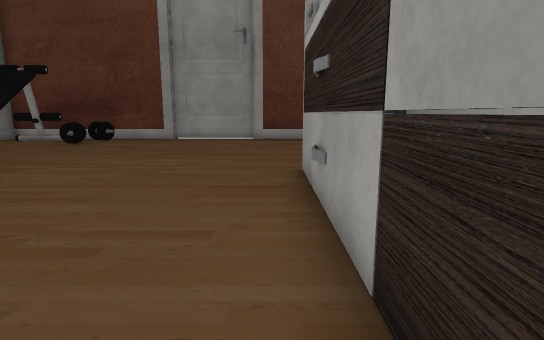
[1] (above)

17 first-person views from a walk through a 3-D level made in the Unity game engine. The camera is 1.3 m above the floor, tilts 10° down and sees 80° across. The floor is counted in squares, 1 m on a side. Each view is taken from the middle of a square. On the plan, view 1 faces up. The plan holds only what a view shows up to about 14 squares ahead; the rest is blank. The player is left out. Some surface patterns are stand-ins.

[2]
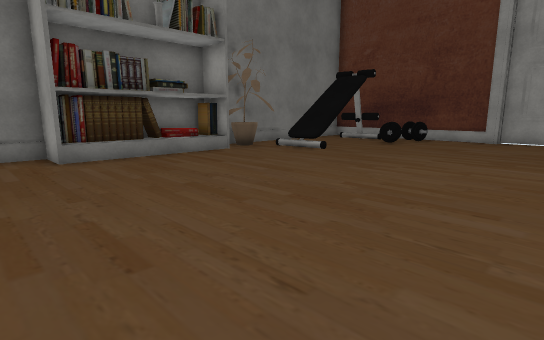

[3]
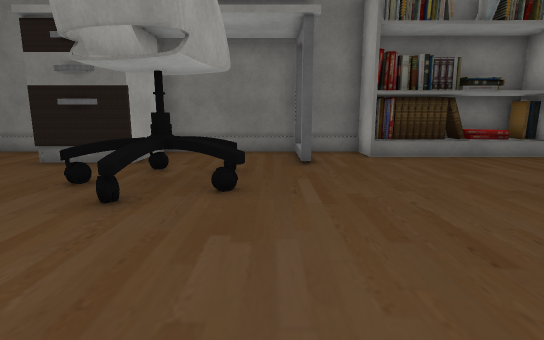

[4]
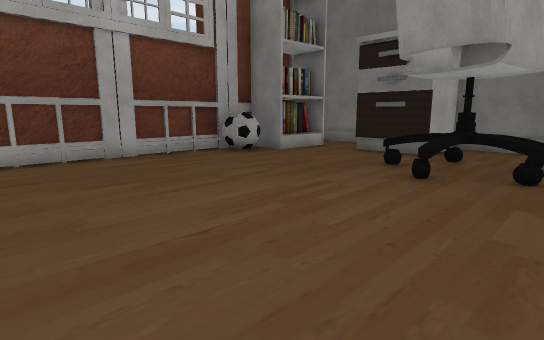

[5]
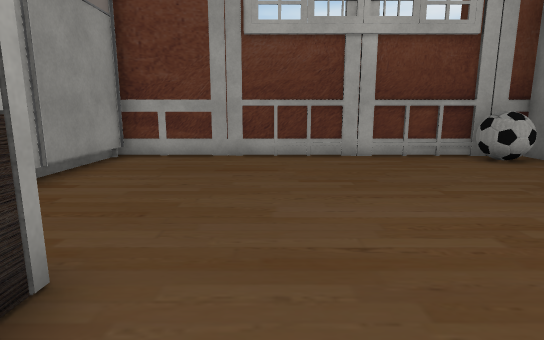

[6]
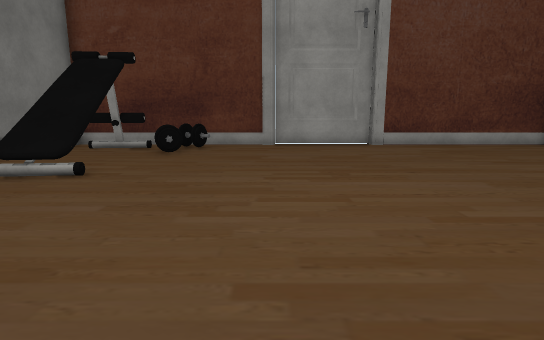

[7]
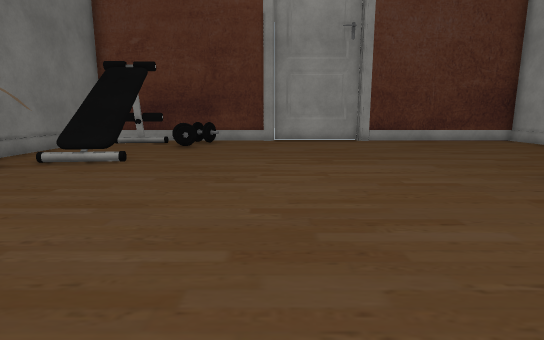

[8]
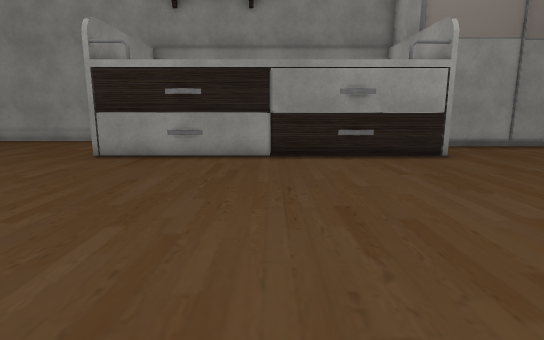

[9]
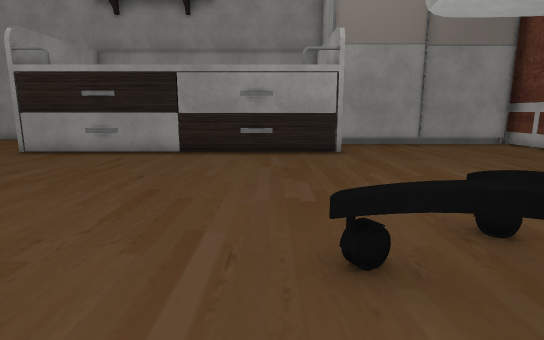

[10]
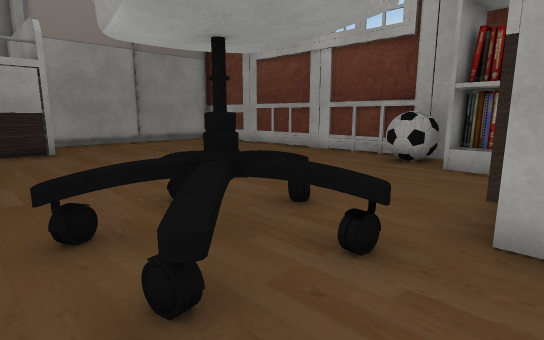

[11]
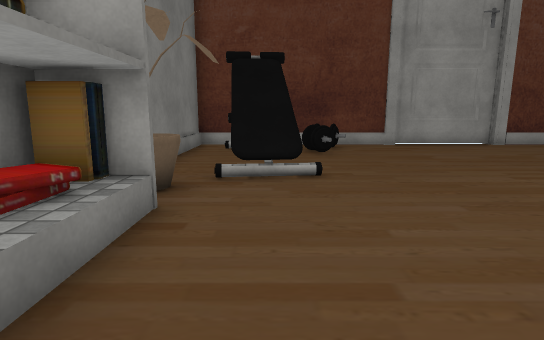

[12]
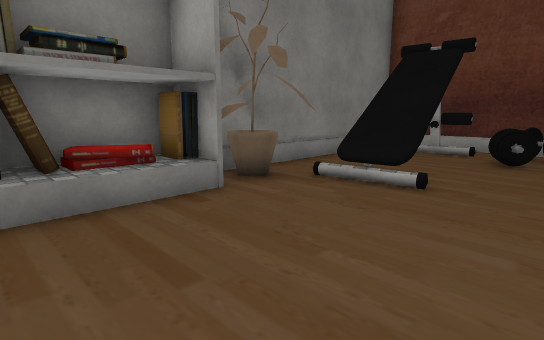

[13]
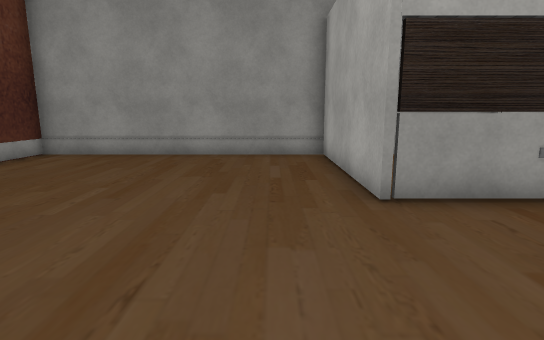

[14]
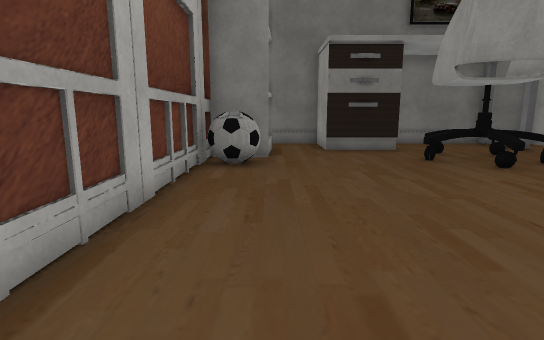

[15]
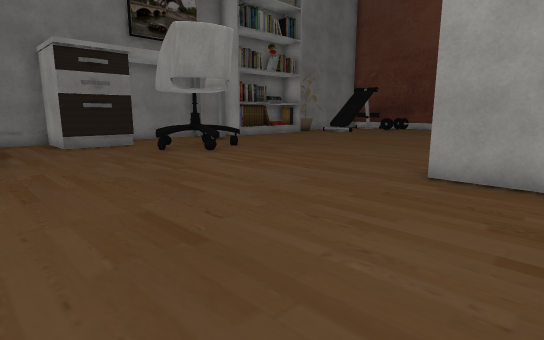

[16]
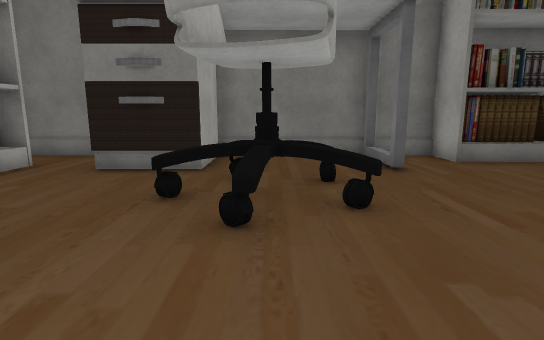

[17]
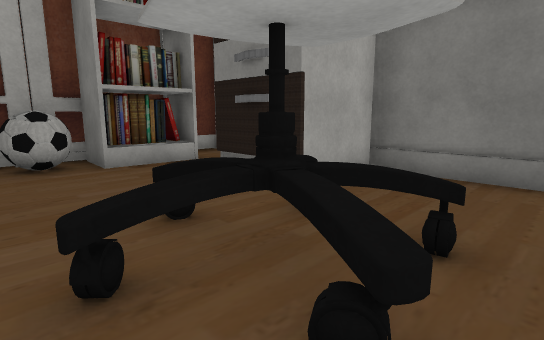

### Floor plan
Points are (right, up) in squares from view 1. A wall is a line through its corners. A room is listed if a view was taken in it or the views show most of it. See-through windows are left out.
Room 1 (views 1, 2, 3, 4, 5, 6, 7, 8, 9, 10, 11, 12, 13, 14, 15, 16, 17)
walls: (-13, 2) (-13, -4.9); (-13, 7.2) (-13, 4.4); (2.5, -3.3) (0.7, -3.3) (0.7, 7.4) (6.2, 7.4) (6.2, 16.2) (-0.9, 16.3); (-4.8, 16.4) (-13, 16.5) (-13, 8.2); (-0.9, 16.6) (-4.9, 16.6); (-13, -7) (-13, -10.9) (-12.1, -10.9); (3.3, -7.1) (3.3, -3.8); (-9.5, -10.9) (4, -10.9); (3.5, -10.8) (3.5, -7.1)
low walls: (0.7, 4.1) (0.6, 4.5) (0.6, 5.1); (0.6, -0.5) (0.6, 0); (3.7, -9.4) (3.7, -3.9); (3.7, -10.6) (3.7, -9.5)
objects: bookshelf (-13, 2) to (-12, 7); other object (-12, -7) to (-10, -5); other object (-12, 8) to (-11, 9); bookshelf (-11, -10) to (-9, -9); other object (-11, 15) to (-10, 15); other object (-10, 12); chair (-9, -5) to (-7, -2); other object (-9, 10); other object (-9, 14) to (-8, 14); ball (-8, -10) to (-7, -10); other object (-8, 15) to (-8, 16)

Where each view was taken, in squares from view 1:
view 1: 0 up, 0 right, facing up
view 2: 0 up, 2 left, facing up-left
view 3: 1 down, 2 left, facing left
view 4: 1 down, 0 right, facing down-left
view 5: 1 down, 1 left, facing down
view 6: 3 up, 5 left, facing up
view 7: 1 up, 5 left, facing up
view 8: 2 up, 9 left, facing right
view 9: 1 down, 10 left, facing right
view 10: 1 down, 11 left, facing down-right
view 11: 3 up, 10 left, facing up
view 12: 4 up, 7 left, facing up-left
view 13: 9 up, 4 left, facing right
view 14: 9 down, 1 right, facing left
view 15: 10 down, 3 right, facing up-left
view 16: 3 down, 3 left, facing left
view 17: 1 down, 6 left, facing down-left
